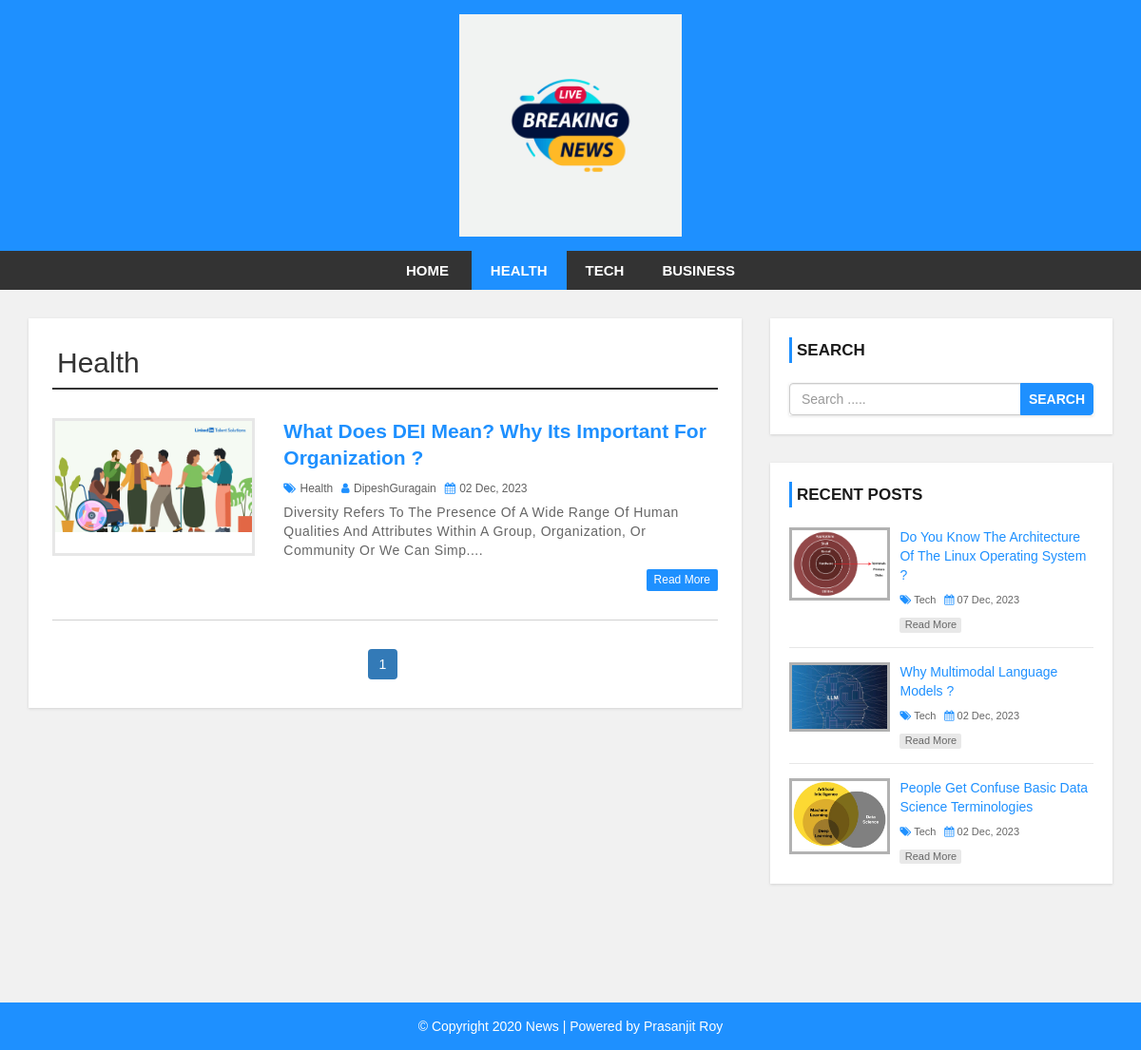
Screenshot of /category.php?cid=33 with the database file from the repository.
### tables this page shows
CREATE TABLE `settings` (
  `id` int(11) NOT NULL,
  `websitename` varchar(60) NOT NULL,
  `logo` varchar(50) NOT NULL,
  `footerdesc` varchar(255) NOT NULL
);

CREATE TABLE `category` (
  `category_id` int(11) NOT NULL,
  `category_name` varchar(100) NOT NULL,
  `post` int(11) NOT NULL DEFAULT 0
);

CREATE TABLE `post` (
  `post_id` int(11) NOT NULL,
  `title` varchar(100) NOT NULL,
  `description` text NOT NULL,
  `category` varchar(100) NOT NULL,
  `post_date` varchar(50) NOT NULL,
  `author` int(11) NOT NULL,
  `post_img` varchar(100) NOT NULL
);

CREATE TABLE `user` (
  `user_id` int(10) UNSIGNED NOT NULL,
  `first_name` varchar(30) NOT NULL,
  `last_name` varchar(30) NOT NULL,
  `username` varchar(30) DEFAULT NULL,
  `password` varchar(40) DEFAULT NULL,
  `role` int(11) NOT NULL
);

### config.php (called while the page is built, shortened)
<?php
$hostname = "http://localhost/NEWSCMS";
?>

### category.php (the view, shortened to what this page needs)
<?php include 'header.php'; ?>
<div id="main-content">
    <div class="container">
        <div class="row">
            <div class="col-md-8">
                <div class="post-container">
                    <?php
                    if (isset($_GET['cid'])) {
                        $cat_id = $_GET['cid'];
                    }
                    $sql2 = "SELECT * FROM category WHERE category_id={$cat_id}";
                    $result2 = mysqli_query($conn, $sql2) or die("Query Failed");
                    $row2 = mysqli_fetch_assoc($result2);
                    ?>
                    <h2 class="page-heading">
                        <?php echo $row2['category_name']; ?>
                    </h2>
                    <?php
                    if (isset($_GET['cid'])) {
                        $cat_id = $_GET['cid'];
                    }
                    include "config.php";
                    $limit = 3;
                    if (isset($_GET["page"])) {
                        $page = $_GET["page"];
                    } else {
                        $page = 1;
                    }
                    $offset = ($page - 1) * $limit;
                    $sql = "SELECT post.post_id,post.title,category.category_name,post.post_date,post.description,post.author,post.post_img,user.username,post.category FROM post
                LEFT JOIN category ON post.category=category.category_id
                LEFT JOIN user ON post.author=user.user_id
                WHERE post.category={$cat_id}
                ORDER BY post_id DESC LIMIT {$offset}, {$limit}";
                    $result = mysqli_query($conn, $sql) or die("Query failed ");
                    if (mysqli_num_rows($result) > 0) {
                        while ($row = mysqli_fetch_assoc($result)) {
                            ?>
                            <div class="post-content">
                                <div class="row">
                                    <div class="col-md-4">
                                        <a class="post-img" href="single.php?id=<?php echo $row['post_id']; ?>"><img
                                                src="admin/upload/<?php echo $row['post_img']; ?>" alt="blank" /></a>
                                    </div>
                                    <div class="col-md-8">
                                        <div class="inner-content clearfix">
                                            <h3><a href="single.php?id=<?php echo $row['post_id']; ?>">
                                                    <?php echo $row["title"]; ?>
                                                </a></h3>
                                            <div class="post-information">
                                                <span>
                                                    <i class="fa fa-tags" aria-hidden="true"></i>
                                                    <a href='category.php?cid=<?php echo $row["category"]; ?>'>
                                                        <?php echo $row["category_name"]; ?>
                                                    </a>
                                                </span>
                                                <span>
                                                    <i class="fa fa-user" aria-hidden="true"></i>
                                                    <a href='author.php?aid=<?php echo $row['author']; ?>'>
                                                        <?php echo $row["username"]; ?>
                                                    </a>
                                                </span>
                                                <span>
                                                    <i class="fa fa-calendar" aria-hidden="true"></i>
                                                    <?php echo $row["post_date"]; ?>
                                                </span>
                                            </div>
                                            <p class="description">
                                                <?php echo substr($row["description"], 0, 140) . "...."; ?>
                                            </p>
                                            <a class='read-more pull-right'
                                                href="single.php?id=<?php echo $row['post_id']; ?>">Read More</a>
                                        </div>
                                    </div>
                                </div>
                            </div>
                            <?php
                        }
                    } else {
                        echo "<h2> No Posts Record Found</h2>";
                    } ?>
                    <?php
                    $sql1 = "SELECT * FROM category WHERE category_id={$cat_id}";
                    $result1 = mysqli_query($conn, $sql1) or die("Query Failed");
                    $row = mysqli_fetch_assoc($result1);
                    if (mysqli_num_rows($result1) > 0) {
                        $total_records = $row['post'];
                        $total_pages = ceil($total_records / $limit);
                        echo "<ul class='pagination admin-pagination'>";
                        for ($i = 1; $i <= $total_pages; $i++) {
                            if ($i == $page) {
                                $active = "active";
                            } else {
                                $active = "";
                            }
                            echo '<li class="' . $active . '"><a href="category.php?cid=' . $cat_id . '&page=' . $i . '">' . $i . '</a></li>';
                        }
                        echo "</ul>";
                    }
                    ?>
                </div>
            </div>
            <?php include 'sidebar.php'; ?>
        </div>
    </div>
</div>
<?php include 'footer.php'; ?>

### header.php (shortened to what this page needs)
<?php
include "config.php";
?>
<!DOCTYPE html>
<html lang="en">
<head>
  <link rel="stylesheet" href="css/bootstrap.min.css" />
  <link rel="stylesheet" href="css/font-awesome.css">
  <link rel="stylesheet" href="css/style.css">
</head>
<body>
  <div id="header">
    <div class="container">
      <div class="row">
        <div class=" col-md-offset-4 col-md-4">
          <?php
          include "config.php";
          $sql1 = "SELECT * FROM settings";
          $result1 = mysqli_query($conn, $sql1) or die("Query Failed: Because You Have Not Created any Posts Yet :) Please Create Atleast One post to view This ");
          if (mysqli_num_rows($result1) > 0) {
            while ($row1 = mysqli_fetch_assoc($result1)) {
              if ($row1['logo'] == " ") {
                echo '<a href="index.php"><h1>' . $row1["websitename"] . '</h1></a>';
              } else {
                echo '<a href="index.php" id="logo"><img src="admin/images/' . $row1['logo'] . '"></a>';
              }
            }
          } ?>
        </div>
      </div>
    </div>
  </div>
  <div id="menu-bar">
    <div class="container">
      <div class="row">
        <div class="col-md-12">
          <?php include "config.php";
          if (isset($_GET['cid'])) {
            $cat_id = $_GET['cid'];
          }
          $sql2 = "SELECT * FROM category WHERE post > 0";
          $result2 = mysqli_query($conn, $sql2) or die("Query failed :Category");
          if (mysqli_num_rows($result2) > 0) {
            $active = "";
            ?>
            <ul class='menu'>
              <li><a class='' href='<?php echo $hostname; ?>'>HOME</a></li>
              <?php
              while ($row2 = mysqli_fetch_assoc($result2)) {
                if (isset($_GET['cid'])) {
                  if ($row2['category_id'] == $cat_id) {
                    $active = "active";
                  } else {
                    $active = "";
                  }
                }
                echo "<li><a class='{$active}' href='category.php?cid={$row2['category_id']}'>{$row2['category_name']}</a></li>";
              } ?>
            </ul>
          <?php } ?>
        </div>
      </div>
    </div>
  </div>

### sidebar.php
<div id="sidebar" class="col-md-4">
    <div class="search-box-container">
        <h4>Search</h4>
        <form class="search-post" action="search.php" method="GET">
            <div class="input-group">
                <input type="text" name="search" class="form-control" placeholder="Search .....">
                <span class="input-group-btn">
                    <button type="submit" class="btn btn-danger">Search</button>
                </span>
            </div>
        </form>
    </div>
    <div class="recent-post-container">
        <h4>Recent Posts</h4>
        <?php
        include "config.php";
        $limit = 3;
        $sql = "SELECT post.post_id,post.title,category.category_name,post.post_date,post.description,post.post_img,post.author,post.category
        FROM post
        LEFT JOIN category ON post.category=category.category_id ORDER BY post_id DESC LIMIT {$limit}";
        $result = mysqli_query($conn, $sql) or die("Query failed ");
        if (mysqli_num_rows($result) > 0) {
            while ($row = mysqli_fetch_assoc($result)) {
                ?>
                <div class="recent-post">
                    <a class="post-img" href="single.php?id=<?php echo $row['post_id']; ?>">
                        <img src="admin/upload/<?php echo $row['post_img']; ?>" alt="" />
                    </a>
                    <div class="post-content">
                        <h5><a href="single.php?id=<?php echo $row['post_id']; ?>">
                                <?php echo $row["title"]; ?>
                            </a></h5>
                        <span>
                            <i class="fa fa-tags" aria-hidden="true"></i>
                            <a href='category.php?cid=<?php echo $row["category"]; ?>'>
                                <?php echo $row["category_name"]; ?>
                            </a>
                        </span>
                        <span>
                            <i class="fa fa-calendar" aria-hidden="true"></i>
                            <?php echo $row["post_date"]; ?>
                        </span>
                        <a class="read-more" href="single.php?id=<?php echo $row['post_id']; ?>">read more</a>
                    </div>
                </div>
            <?php }
        }
        ?>
    </div>
</div>

### footer.php
<div id="footer">
  <div class="container">
    <div class="row">
      <div class="col-md-12">
        <?php
        include "config.php";
        $sql = "SELECT * FROM settings";
        $result = mysqli_query($conn, $sql) or die("Query Failed.");
        if (mysqli_num_rows($result) > 0) {
          while ($row = mysqli_fetch_assoc($result)) {
            ?>
            <span>
              <?php echo $row['footerdesc']; ?>
            </span>
            <?php
          }
        } ?>
      </div>
    </div>
  </div>
</div>
</body>
</html>

### css/style.css (style rules this page uses)
body { background: #f1f1f1; font-family: sans-serif,arial,Helvetica; }
a, a:hover, a:focus { text-decoration: none; outline: none; }
ul { margin:0; padding:0; list-style:none; }
h2.page-heading { margin: 5px 0 30px; padding: 0 5px 10px; border-bottom: 2px solid #333; }
form { background: #fff; padding: 25px; box-shadow:0 1px 3px rgba(0, 0, 0, 0.13); }
#header { background: #1e90ff; text-align: center; padding: 15px; }
#logo { display: inline-block; width: 65%; }
#logo img { width: 100%; }
#menu-bar { background: #333; text-align: center; }
#menu-bar .menu > li { display: inline-block; }
.menu > li > a { padding: 10px 20px; display: block; text-transform: uppercase; color: #fff; font-size: 15px; font-weight:600; transition:all 0.5s ease 0s; }
#menu-bar .menu > li > a:hover, #menu-bar .menu > li > a.active { color:#fff; background:#1e90ff; }
#main-content { padding: 30px 0; min-height: 750px; }
#main-content .post-container { background-color: #fff; padding: 25px; box-shadow: 0 1px 3px rgba(0, 0, 0, 0.13); }
#main-content .post-content { border-bottom: 1px solid #d1d1d1; padding: 0 0 30px; margin-bottom:30px; }
#main-content .post-content img { width: 100%; }
#main-content .post-content .post-img { border: 3px solid #e7e7e7; display: block; height: 145px; overflow: hidden; transition: border .3s; }
#main-content .post-content h3 { font-size: 21px; line-height: 28px; font-weight: 600; margin: 0 0 7px; }
#main-content .post-content h3 a { color: #1e90ff; transition:all 0.3s; }
#main-content .post-content .post-information span { color: #606060; font-size: 12px; text-transform: capitalize; margin: 0 5px 5px 0; display: inline-block; }
#main-content .post-content .post-information i { color: #1e90ff; margin-right: 1px; }
#main-content .post-content .post-information a { color: #606060; text-decoration: none; }
#main-content .post-content p, #main-content .single-post p { color: #666; font-size: 14px; letter-spacing: 0.5px; margin:0 0 10px; }
#main-content .post-content a.read-more { color: #fff; background-color: #1E90FF; font-size: 12px; text-transform: capitalize; padding: 3px 8px; border-radius: 2px; transition: all 0.3s; }
.pagination { display: block; text-align: center; margin: 0; }
.pagination li { display:inline-block; margin: 0 5px 0 0; }
.pagination li a { border: none; background: #1e90ff; color: #fff; }
i.fa { color:#222; }
#sidebar h4 { color: #1A1A1A; font-size: 17px; line-height: 27px; font-weight:600; text-transform: uppercase; padding: 0 0 0 5px; margin: 0 0 21px; border-left: 3px solid #1e90ff; }
#sidebar .search-box-container { background-color: #fff; padding: 20px; margin: 0 0 30px; box-shadow: 0 1px 3px rgba(0, 0, 0, 0.13); }
#sidebar .search-post { padding: 0; }
#sidebar .search-post input { color: #606060; }
#sidebar .search-post .btn { font-weight: 600; text-transform: uppercase; padding: 6px 8px; background-color: #1E90FF; border-color: #1E90FF; outline: none; }
#sidebar .recent-post-container { padding: 20px; background: #fff; box-shadow: 0 1px 3px rgba(0, 0, 0, 0.13); }
#sidebar .recent-post { border-bottom: 1px solid #e7e7e7; padding: 0 0 15px; margin: 0 0 15px; }
#sidebar .recent-post:last-child { margin: 0; padding: 0; border: none; }
#sidebar .recent-post .post-img { display: inline-block; width: 33%; border: 3px solid rgba(0,0,0,0.3); vertical-align: top; transition: border .3s; }
#sidebar .recent-post .post-img img { width: 100%; }
#sidebar .recent-post .post-content { width: 65%; display: inline-block; border: none; padding: 0 0 0 7px; margin: 0; }
#sidebar .recent-post h5 { font-size: 14px; line-height: 20px; margin: 0 0 5px; }
#sidebar .recent-post h5 a { color: #1E90FF; }
#sidebar .recent-post span { color: #666; font-size: 11px; display: inline-block; margin: 0 5px 10px 0; }
#sidebar .recent-post span a { color: #666; }
#sidebar .recent-post span i { color: #1E90FF; }
#sidebar .recent-post a.read-more { color: #666; background-color: rgba(0,0,0,0.09); width: 65px; font-size: 11px; text-align: center; padding: 0; display: block; transition: all 0.3s; }
#footer { color: #fff; padding:15px 0; text-align:center; background-color:#1e90ff; }
#footer a { color:#fff; }

### rows the page displays
settings: logo (picture), footerdesc "© Copyright 2020 News | Powered by Prasanjit Roy"
category: category_name "HEALTH", category_name "Health"
category: category_name "TECH"
category: category_name "BUSINESS"
post: post_img (picture), title "What Does DEI Mean? Why Its Important For Organization ?", category.category_name "Health", user.username "DipeshGuragain", post_date "02 Dec, 2023", description "Diversity Refers To The Presence Of A Wide Range Of Human Qualities And Attributes Within A Group, Organization, Or Community Or We Can Simp"
post: post_img (picture), title "Do You Know The Architecture Of The Linux Operating System ?", category.category_name "Tech", post_date "07 Dec, 2023"
post: post_img (picture), title "Why Multimodal Language Models ?", category.category_name "Tech", post_date "02 Dec, 2023"
post: post_img (picture), title "People Get Confuse Basic Data Science Terminologies", category.category_name "Tech", post_date "02 Dec, 2023"
